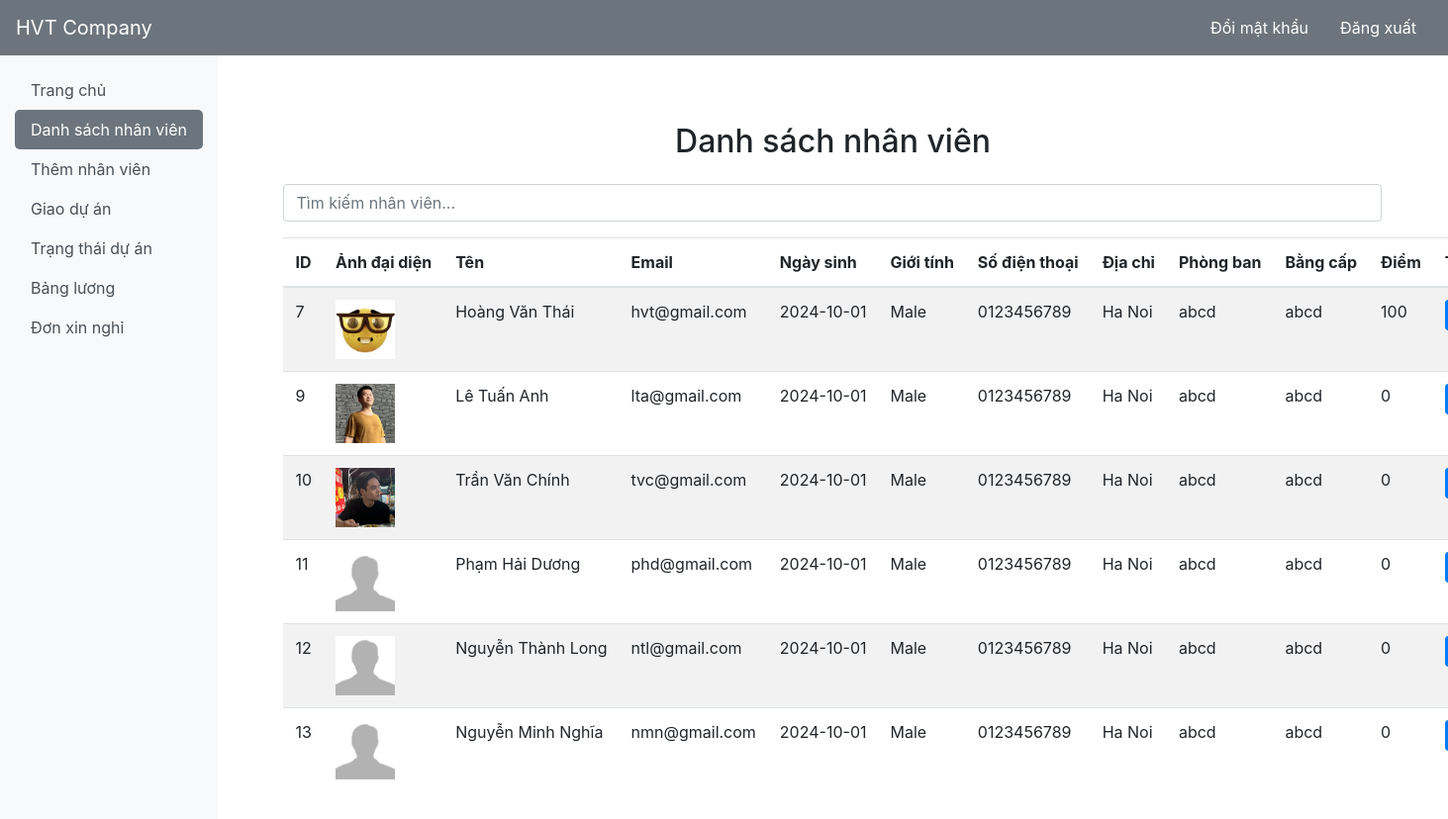
Screenshot of /viewemp.php (signed in) with the database file from the repository.
### tables this page shows
CREATE TABLE `rank` (
  `eid` int(11) NOT NULL,
  `points` int(11) DEFAULT 0
);

CREATE TABLE `employee` (
  `id` int(11) NOT NULL,
  `firstName` varchar(100) NOT NULL,
  `lastName` varchar(100) NOT NULL,
  `email` varchar(100) NOT NULL,
  `password` text NOT NULL,
  `birthday` date NOT NULL,
  `gender` varchar(10) NOT NULL,
  `contact` varchar(20) NOT NULL,
  `nid` int(20) NOT NULL,
  `address` varchar(100) DEFAULT NULL,
  `dept` varchar(100) NOT NULL,
  `degree` varchar(100) NOT NULL,
  `pic` text NOT NULL
);

### viewemp.php (the view, shortened to what this page needs)
<?php
require_once ('process/dbh.php');
$sql = "SELECT * FROM `employee`, `rank` WHERE employee.id = rank.eid";
$result = mysqli_query($conn, $sql);
?>
<!DOCTYPE html>
<html lang="vi">
<head>
    <link href="https://stackpath.bootstrapcdn.com/bootstrap/4.5.2/css/bootstrap.min.css" rel="stylesheet">
    <link href="https://cdnjs.cloudflare.com/ajax/libs/font-awesome/5.15.4/css/all.min.css" rel="stylesheet">
</head>
<body>
        <?php include('sidebar.php'); ?>
        <div class="container mt-5">
            <h2 class="text-center mb-4">Danh sách nhân viên</h2>
            <input type="text" id="searchInput" class="form-control mb-3" placeholder="Tìm kiếm nhân viên...">
            <table class="table table-striped" id="employeeTable">
                <thead>
                    <tr>
                        <th scope="col">ID</th>
                        <th scope="col">Ảnh đại diện</th>
                        <th scope="col">Tên</th>
                        <th scope="col">Email</th>
                        <th scope="col">Ngày sinh</th>
                        <th scope="col">Giới tính</th>
                        <th scope="col">Số điện thoại</th>
                        <th scope="col">Địa chỉ</th>
                        <th scope="col">Phòng ban</th>
                        <th scope="col">Bằng cấp</th>
                        <th scope="col">Điểm</th>
                        <th scope="col">Tùy chọn</th>
                    </tr>
                </thead>
                <tbody>
                    <?php
                    if ($result) {
                        while ($employee = mysqli_fetch_assoc($result)) {
                            echo "<tr>";
                            echo "<td>".$employee['id']."</td>";
                            echo "<td><img src='process/".$employee['pic']."' height='60px' width='60px'></td>";
                            echo "<td>".$employee['lastName']." ".$employee['firstName']."</td>";
                            echo "<td>".$employee['email']."</td>";
                            echo "<td>".$employee['birthday']."</td>";
                            echo "<td>".$employee['gender']."</td>";
                            echo "<td>".$employee['contact']."</td>";
                            echo "<td>".$employee['address']."</td>";
                            echo "<td>".$employee['dept']."</td>";
                            echo "<td>".$employee['degree']."</td>";
                            echo "<td>".$employee['points']."</td>";
                            echo "<td>
                                <a href='edit.php?id=".$employee['id']."' class='btn btn-primary btn-sm'>
                                    <i class='fas fa-edit'></i> Sửa
                                </a>
                                <a href='delete.php?id=".$employee['id']."' class='btn btn-danger btn-sm' onClick=\"return confirm('Bạn có chắc chắn muốn xóa?')\">
                                    <i class='fas fa-trash-alt'></i> Xóa
                                </a>
                            </td>";
                            echo "</tr>";
                        }
                    }
                    ?>
                </tbody>
            </table>
        </div>
        </div>
    </div>
</body>
</html>

### sidebar.php
<?php
$current_page = basename($_SERVER['PHP_SELF']);
?>
<header>
        <nav class="navbar header-nav">
            <span class="navbar-brand text-white">HVT Company</span>
            <div class="ml-auto d-flex">
                <a class="nav-link text-white" href="adchangepwd.php">Đổi mật khẩu</a>
                <a class="nav-link text-white" href="logout.php">Đăng xuất</a>
            </div>
        </nav>
    </header>
    <div class="d-flex">
<div class="sidebar">
    <ul class="nav flex-column">
        <li class="nav-item"><a class="nav-link <?php echo ($current_page == 'aloginwel.php') ? 'active-nav' : ''; ?>" href="aloginwel.php">Trang chủ</a></li>
        <li class="nav-item"><a class="nav-link <?php echo ($current_page == 'viewemp.php') ? 'active-nav' : ''; ?>" href="viewemp.php">Danh sách nhân viên</a></li>
        <li class="nav-item"><a class="nav-link <?php echo ($current_page == 'addemp.php') ? 'active-nav' : ''; ?>" href="addemp.php">Thêm nhân viên</a></li>
        <li class="nav-item"><a class="nav-link <?php echo ($current_page == 'assign.php') ? 'active-nav' : ''; ?>" href="assign.php">Giao dự án</a></li>
        <li class="nav-item"><a class="nav-link <?php echo ($current_page == 'assignproject.php') ? 'active-nav' : ''; ?>" href="assignproject.php">Trạng thái dự án</a></li>
        <li class="nav-item"><a class="nav-link <?php echo ($current_page == 'salaryemp.php') ? 'active-nav' : ''; ?>" href="salaryemp.php">Bảng lương</a></li>
        <li class="nav-item"><a class="nav-link <?php echo ($current_page == 'empleave.php') ? 'active-nav' : ''; ?>" href="empleave.php">Đơn xin nghỉ</a></li>
    </ul>
</div>
<div class="content flex-grow-1">

### viewemp.php (style rules this page uses)
.sidebar { height: 100vh; background-color: #f8f9fa; padding: 15px; }
.sidebar .nav-link { color: #495057; }
.sidebar .nav-link.active-nav { background-color: #6c757d; color: white !important; border-radius: 5px; }
.content { padding: 20px; }
.header-nav { background-color: #6c757d; }
.header-nav .nav-link { color: white; }
table td, table th { white-space: nowrap; overflow: visible; text-overflow: clip; }
table { table-layout: auto; }
table img { object-fit: cover; width: 60px; height: 60px; }

### rows the page displays
rank: eid "7", eid.pic (picture), eid.lastName "Hoàng Văn", eid.firstName "Thái", eid.email "hvt@gmail.com", eid.birthday "2024-10-01", eid.gender "Male", eid.contact "0123456789", eid.address "Ha Noi", eid.dept "abcd", eid.degree "abcd", points "100"
rank: eid "9", eid.pic (picture), eid.lastName "Lê Tuấn", eid.firstName "Anh", eid.email "lta@gmail.com", eid.birthday "2024-10-01", eid.gender "Male", eid.contact "0123456789", eid.address "Ha Noi", eid.dept "abcd", eid.degree "abcd", points "0"
rank: eid "10", eid.pic (picture), eid.lastName "Trần Văn", eid.firstName "Chính", eid.email "tvc@gmail.com", eid.birthday "2024-10-01", eid.gender "Male", eid.contact "0123456789", eid.address "Ha Noi", eid.dept "abcd", eid.degree "abcd", points "0"
rank: eid "11", eid.pic (picture), eid.lastName "Phạm Hải", eid.firstName "Dương", eid.email "phd@gmail.com", eid.birthday "2024-10-01", eid.gender "Male", eid.contact "0123456789", eid.address "Ha Noi", eid.dept "abcd", eid.degree "abcd", points "0"
rank: eid "12", eid.pic (picture), eid.lastName "Nguyễn Thành", eid.firstName "Long", eid.email "ntl@gmail.com", eid.birthday "2024-10-01", eid.gender "Male", eid.contact "0123456789", eid.address "Ha Noi", eid.dept "abcd", eid.degree "abcd", points "0"
rank: eid "13", eid.pic (picture), eid.lastName "Nguyễn Minh", eid.firstName "Nghĩa", eid.email "nmn@gmail.com", eid.birthday "2024-10-01", eid.gender "Male", eid.contact "0123456789", eid.address "Ha Noi", eid.dept "abcd", eid.degree "abcd", points "0"
